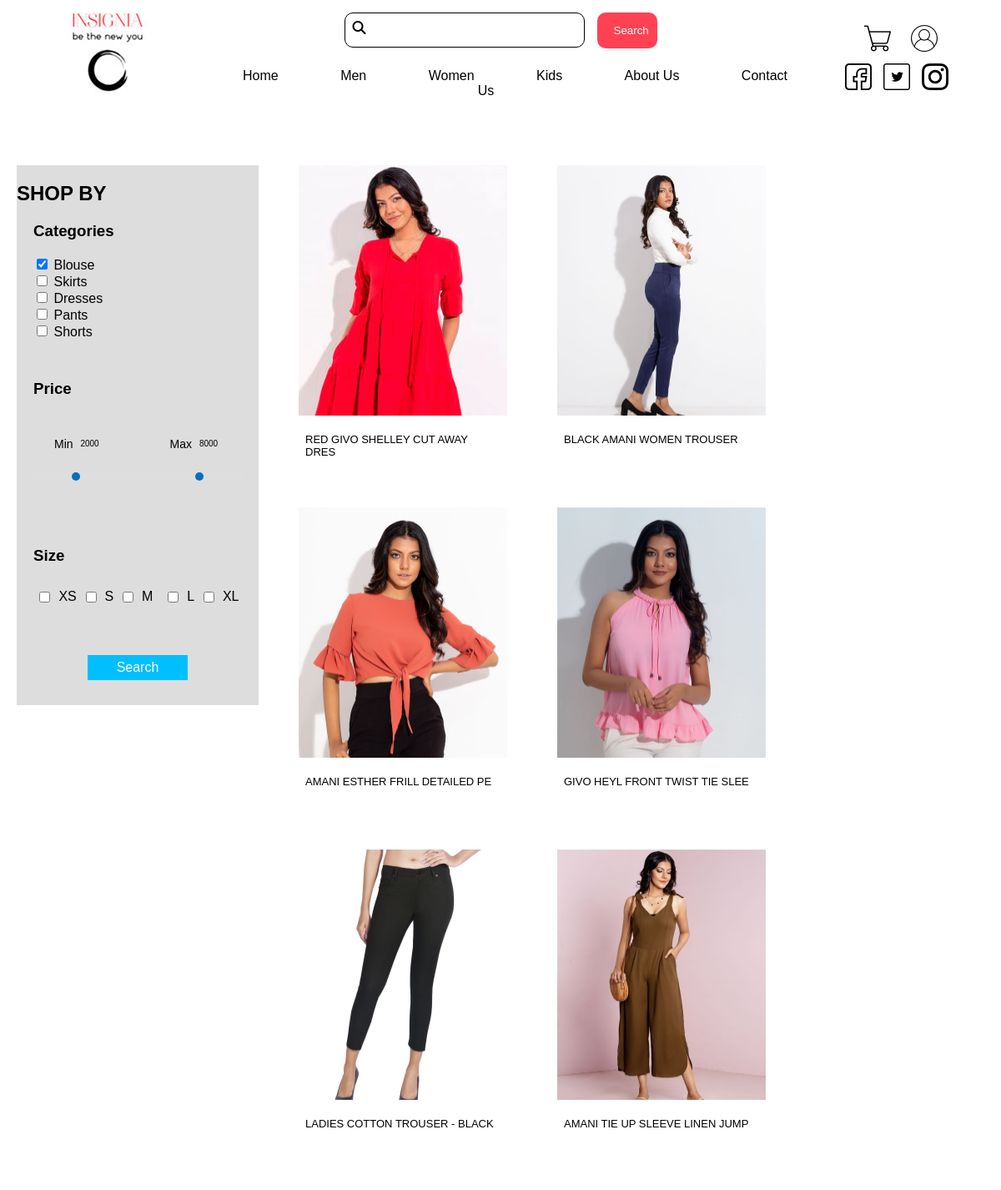
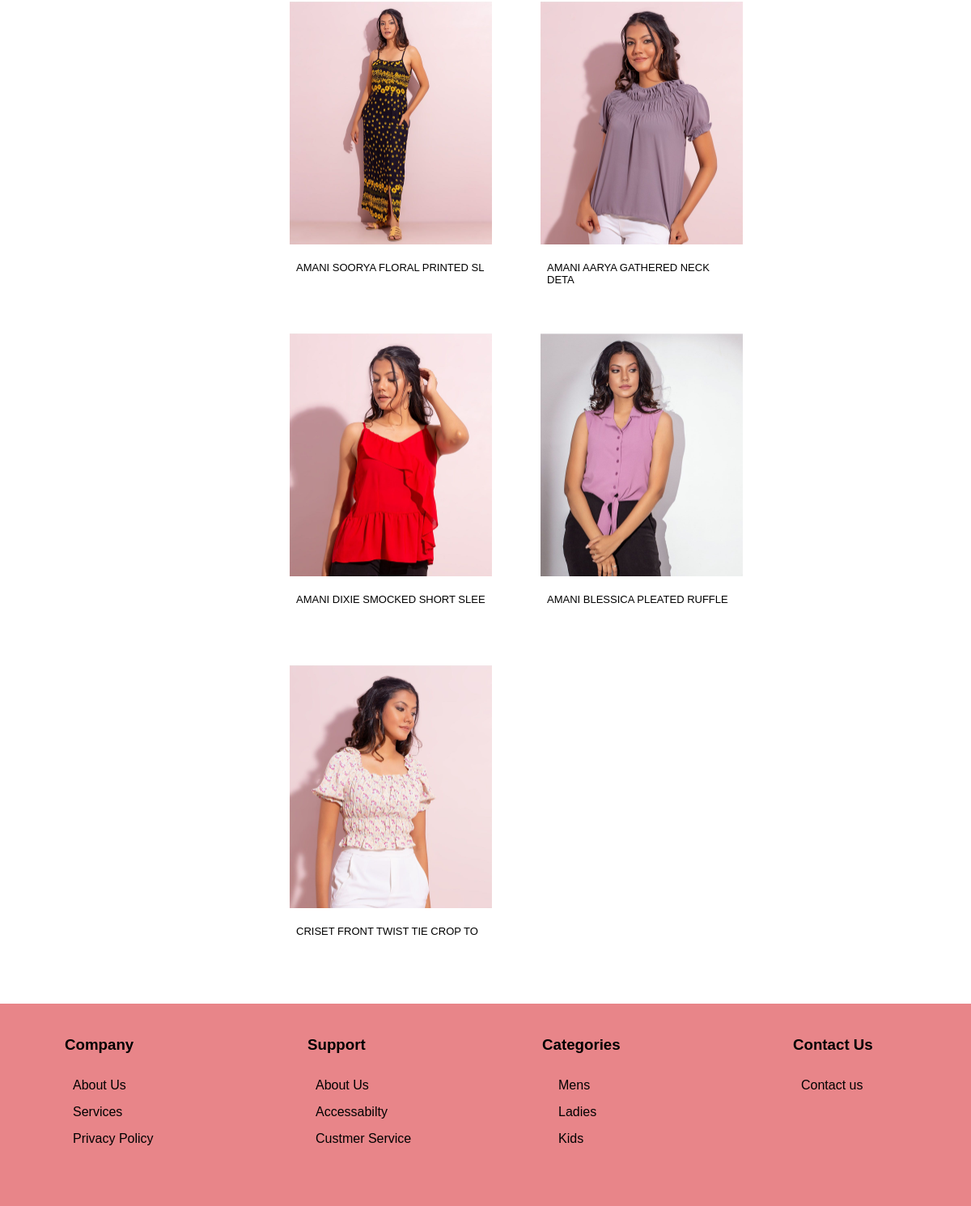
Page /womenItem.php on the committed database (2 pictures, top to bottom).
### tables this page shows
CREATE TABLE `item` (
  `item_code` int(11) NOT NULL,
  `name` varchar(30) DEFAULT NULL,
  `unit_price` int(11) NOT NULL,
  `type` varchar(15) NOT NULL,
  `category` varchar(15) NOT NULL,
  `item_desc` varchar(300) DEFAULT NULL,
  `stock` int(11) DEFAULT NULL,
  `image` varchar(100) DEFAULT NULL,
  `admin_id` int(11) NOT NULL,
  `size` varchar(8) DEFAULT NULL
);

### womenItem.php (the view, shortened to what this page needs)
<?php require_once 'config.php' ;
	if(isset($_GET["search"])){
		$min=$_GET["min"];
		$max=$_GET["max"];
		$categories_arry=$_GET["cat"];
		$myArray=array();
		foreach($categories_arry as $categories_strg){
			$myArray[]="'".$categories_strg."'";
		}
		$chk=implode(",",$myArray);
		$sql="SELECT * FROM item where category='WOMEN' AND type IN ($chk) AND unit_price BETWEEN $min AND $max AND size='s'" ;
	}else{
		$sql="SELECT * FROM item where category='WOMEN' AND size='s'";
	}
	?>
<?php include 'header.php'?>
<link rel="stylesheet" href="src/css/test1.css" type="text/css">
</head>
<body>
   <div class="wrapper">
     <div class="left-side">
       <form method="get" name="selection-box" style="background-color: #9e9e9e59;justify-content: center;margin: 48px 0;">
           <label><h2>SHOP BY</h2></label>
       <div class="categories">
           <label><h3>Categories</h3></label>
        <input type="checkbox" name="cat[]" value="BLOUSE" checked >
        <label >Blouse</label><br>
        <input type="checkbox" name="cat[]" value="SKIRTS" >
        <label >Skirts</label><br>
        <input type="checkbox" name="cat[]" value="DRESS" >
        <label >Dresses</label><br>
        <input type="checkbox" name="cat[]" value="PANTS" >
        <label >Pants</label><br>
        <input type="checkbox"  name="cat[]" value="SHORTS">
        <label >Shorts</label><br>
         </div>
    <div class="priceSlider">
         <label><h3>Price</h3></label>
       <div class="min-max">
        <div class="min">
         <label>Min</label><span id="min-value"></span>
        </div>
       <div class="max">
         <label>Max</label><span id="max-value"></span>
       </div>
       </div>
       <div class="min-max-range">
         <input type="range" min="0" max="5000" value="2000" class="range" id="min" name="min">
         <input type="range" min="5001" max="10000" value="8000" class="range" id="max" name="max">
       </div>
   </div>
   <div class="size-box">
        <label><h3>Size</h3></label>
       <div class="size">
         <input type="checkbox" name="size">
         <label>XS</label>
         <input type="checkbox" name="size">
         <label>S</label>
         <input type="checkbox" name="size">
         <label>M</label><br>
         <input type="checkbox" name="size">
         <label>L</label>
         <input type="checkbox" name="size">
         <label>XL</label>
        </div>
   </div>
        <input type="submit" name="search" value="Search" style="
     display: block;
    height: 30px;
    width: 120px;
    margin: 30px 0;
    text-align: center;
    background-color:deepskyblue;
    font-size: 16px;
    border:none;
    color: white;
    margin-left: auto;
    margin-right: auto;">
         </form>
       </div>
        <div class="right-side">
     <?php if($result=$conn->query($sql)){
	if($result->num_rows>0){
		while($row=$result->fetch_assoc()){
			echo ("<div class='item-box' style='background-image: url(".$row['image'].");'>");
			echo ("<div class='item-box-disc'><p>" .$row['name']."</p></div>");
			echo ("</div>");
		}
	}else
		echo "no result";
}else
	echo "Failed";;
?>
            </div>
    </div>
<?php include 'footer.php'?>

### header.php (shortened to what this page needs)
<?php
if(isset($_SESSION['log_user'])){
	$name=$_SESSION['log_name'];
	$log="<div class='drop-down'>
					<a href='#'><img src='src/img/user.png'></a>
					<div class='drop-down-cont'>
						<a href='#'>".$name."</a>
						<a href='Order_history.php'>Order History</a>
						<a href='logOut.php'>Log Out</a>
					</div>
				</div>";
}else{
	$log="<div class='drop-down'>
					<a href='#'><img src='src/img/user.png'></a>
					<div class='drop-down-cont'>
						<a href='login.php'>Log in</a>
					</div>
				</div>";
}
?>
<!DOCTYPE html>
<html>
<head>
	<link rel="stylesheet" type="text/css" href="src/css/home.css">
	<link rel="stylesheet" href="src/css/header_footer.css" type="text/css">
	<div class="header">
		<div class="logo_box"><img src="src/img/logo1.jpg"></div>
		<div class="nav_bar">
			<center>
				<div class="search"><form method="post" action="search.php"><i class="fa fa-search" aria-hidden="true"></i><input type="text" name="search" id="search"><input type="submit" name="serachBtn" id="search_btn" value="Search"></form></div>
				<a href="index.php">Home</a>
				<a href="menItem.php">Men</a>
				<a href="womenItem.php">Women</a>
				<a href="kidItems.php">Kids</a>
				<a href="About_us.php">About Us</a>
				<a href="contact-us.php">Contact Us</a>
			</center>
		</div>
		<div class="user_cart">
			<center>
					<a href="cart.php"><img src="src/img/shopping-cart .png"></a>
					<?php echo $log;?>
			</center>
			<div class="social">
				<center>
					<a href="#"><img src="src/img/facebook.png"></a>
					<a href="#"><img src="src/img/twitter.png"></a>
					<a href="#"><img src="src/img/instagram.png"></a>
				</center>
			</div>
		</div>
	</div>

### footer.php (shortened to what this page needs)
<div class="footer">
	<div class="footer_sect_1">
		<h3>Company</h3>
		<ul>
			<li><a href="About_us.php">About Us</a></li>
			<li><a href="#">Services</a></li>
			<li><a href="#">Privacy Policy</a></li>
		</ul>
	</div>
	<div class="footer_sect_2">
		<h3>Support</h3>
		<ul>
			<li><a href="About_us.php">About Us</a></li>
			<li><a href="#">Accessabilty</a></li>
			<li><a href="#">Custmer Service</a></li>
		</ul>
	</div>
	<div class="footer_sect_3">
		<h3>Categories</h3>
		<ul>
			<li><a href="menItem.php">Mens</a></li>
			<li><a href="womenItem.php">Ladies</a></li>
			<li><a href="kidsItem.php">Kids</a></li>
		</ul>
	</div>
	<div class="footer_sect_4">	<h3>Contact Us</h3>
		<ul>
			<li><a href="contact-us.php">Contact us</a></li>
		</ul>
	</div></div>
</body>
</html>

### src/css/home.css (style rules this page uses)
body { font-family: 'Poppins', sans-serif; background-image: url(../img/back1.jpg); background-size: 100%; overflow-x: hidden; }
.item-box { position: relative; height: 350px; width:250px; transition: transform .2s; margin: 43px; float: left; background-size: 250px; }
.item-box-disc { position: absolute; height:50px; width: 234px; background-color: #FFFFFF; font-size:13px; bottom: 0px; padding: 8px; }

### src/css/header_footer.css (style rules this page uses)
body { font-family: 'Poppins', sans-serif; margin: 0; }
.header { width:100%; height: 130px; background-color:white; position: relative; }
.logo_box { width: 20%; height: 130px; background-color: white; float: left; }
.logo_box img { position: absolute; left: 65px; top: 0px; bottom: 0px right:0px; }
.nav_bar { width:60%; height: 130px; background-color: white; float: left; }
.search { position: relative; }
.search input[type=text] { width: 40%; height: 40px; box-sizing: border-box; margin:15px 0 25px 0; display: inline-block; outline: none; padding: 20px 30px 20px 30px; border: 1px solid black; border-radius: 10px; }
.search i { position: absolute; margin-top: 25px; margin-left: 10px; }
.nav_bar a { color: black; text-decoration: none; margin: 20px; padding: 8px 15px 8px 15px; }
.user_cart { width: 20%; height: 130px; background-color: white; float: left; }
.user_cart img { margin:30px 10px 0px 10px; }
.social img { margin: 10px 10px 10px 0px; }
.footer_sect_1 { width: 25%; height: 250px; background-color: #e88589; float: left; }
.footer_sect_2 { width: 25%; height: 250px; background-color: #e88589; float: left; }
.footer_sect_3 { width: 25%; height: 250px; background-color: #e88589; float: left; }
.footer_sect_4 { width: 25%; height: 250px; background-color: #e88589; float: left; }
.footer_sect_1 h3 { margin: 40px 50px 30px 80px ; }
.footer_sect_1 ul { list-style-type: none; margin:10px 50px 20px 50px; }
.footer_sect_1 li { margin-top: 15px; }
.footer_sect_1 a { color: black; text-decoration: none; }
.footer_sect_2 h3 { margin: 40px 50px 30px 80px ; }
.footer_sect_2 ul { list-style-type: none; margin:10px 50px 20px 50px; }
.footer_sect_2 li { margin-top: 15px; }
.footer_sect_2 a { color: black; text-decoration: none; }
.footer_sect_3 h3 { margin: 40px 50px 30px 70px ; }
.footer_sect_3 ul { list-style-type: none; margin:10px 50px 20px 50px; }
.footer_sect_3 li { margin-top: 15px; }
.footer_sect_3 a { color: black; text-decoration: none; }
.footer_sect_4 h3 { margin: 40px 50px 30px 80px ; }
.footer_sect_4 ul { list-style-type: none; margin:10px 50px 20px 50px; }
.footer_sect_4 li { margin-top: 15px; }
.footer_sect_4 a { color: black; text-decoration: none; }
.drop-down { position: relative; display: inline-block; }

### src/css/test1.css (style rules this page uses)
* { box-sizing: border-box; }
body { background-image: url(../img/back1.jpg); background-size: 1360px; font-family: 'Poppins', sans-serif; }
.priceSlider { width: 100%; background-color: none; padding: 10px 20px 0 20px; }
.min-max label { font-size: 14px; float: left; margin-right: 5px; line-height: 1.6; }
.min { float: left; }
.max { float: right; }
.min-max { width: 90%; max-width: 200px; margin: 0 auto; padding: 25px 0px 15px 0px; }
.min-max span { font-size: 10px; text-align: center; display: inline-block; width: 30px; border: 1px solid #dedede; }
.min-max-range { padding: 30px 0px 20px 0px; }
.range { -webkit-appearance:none; appearance:none; width: 50%; height: 10px; max-width: 400px; background-color: #dedede; margin: 0; padding: 0; outline: none; float: left; }
.wrapper { height: 100%; width: 100%; display: flex; padding: 20px 20px 20px 20px; }
.left-side { width: 25%; height: 100%; display: flex; align-content: center; justify-content: center; }
.categories { padding-left: 20px; margin: 20px 0 20px 0; }
.size-box { padding: 20px; margin: 30px 0 20px 0; }
.size { padding:10px 0; display: flex; justify-content: space-around; }
.right-side { width: 75%; height: 100%; padding: 18px }
.item-box { position: relative; height: 350px; width:250px; transition: transform .2s; margin: 30px; float: left; }
.item-box-disc { position: absolute; height:50px; width: 250px; background-color: #FFFFFF; font-size:13px; bottom: 0px; padding: 8px; }

### header.php (style rules this page uses)
#search_btn { width: 10%; background-color:#fe4253; color: white; padding: 14px 20px; margin: 3px 0 0 15px; border: none; border-radius: 10px; cursor: pointer; }

### rows in the picture
item: image (picture), name "RED GIVO SHELLEY CUT AWAY DRES"
item: image (picture), name "BLACK AMANI WOMEN TROUSER"
item: image (picture), name "AMANI ESTHER FRILL DETAILED PE"
item: image (picture), name "GIVO HEYL FRONT TWIST TIE SLEE"
item: image (picture), name "LADIES COTTON TROUSER - BLACK"
item: image (picture), name "AMANI TIE UP SLEEVE LINEN JUMP"
item: image (picture), name "AMANI SOORYA FLORAL PRINTED SL"
item: image (picture), name "AMANI AARYA GATHERED NECK DETA"
item: image (picture), name "AMANI DIXIE SMOCKED SHORT SLEE"
item: image (picture), name "AMANI BLESSICA PLEATED RUFFLE"
item: image (picture), name "CRISET FRONT TWIST TIE CROP TO"
